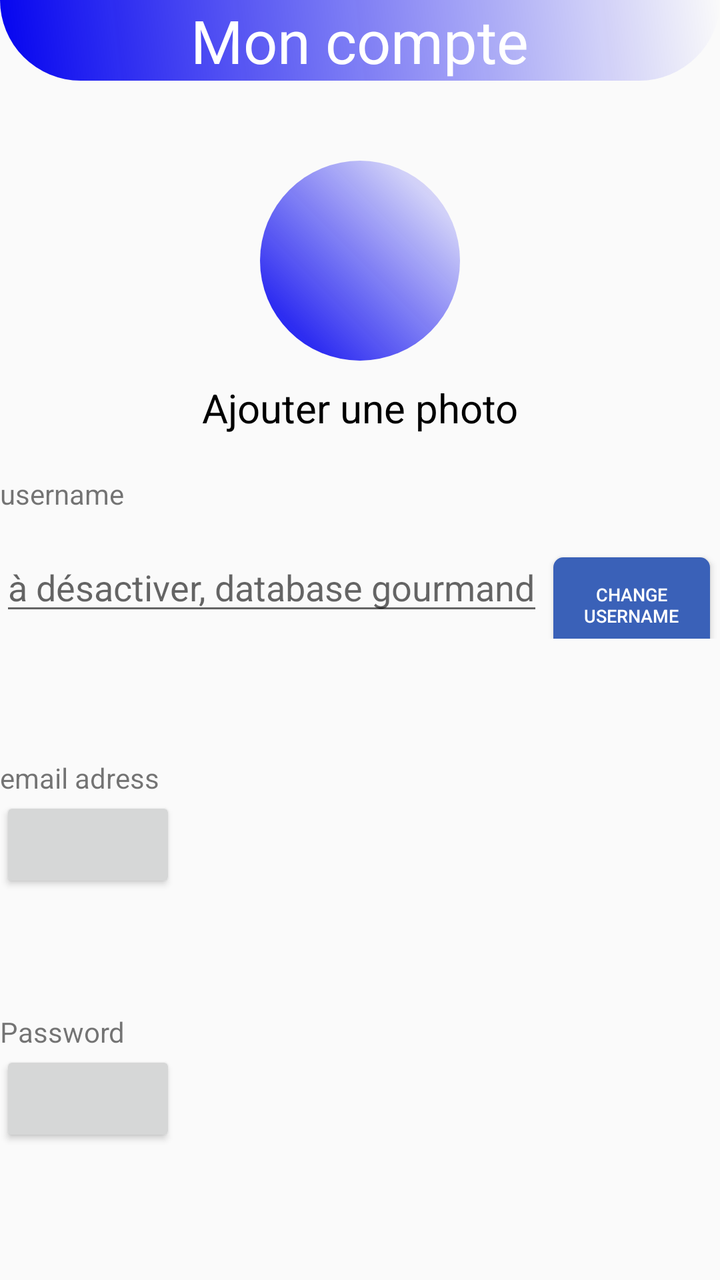
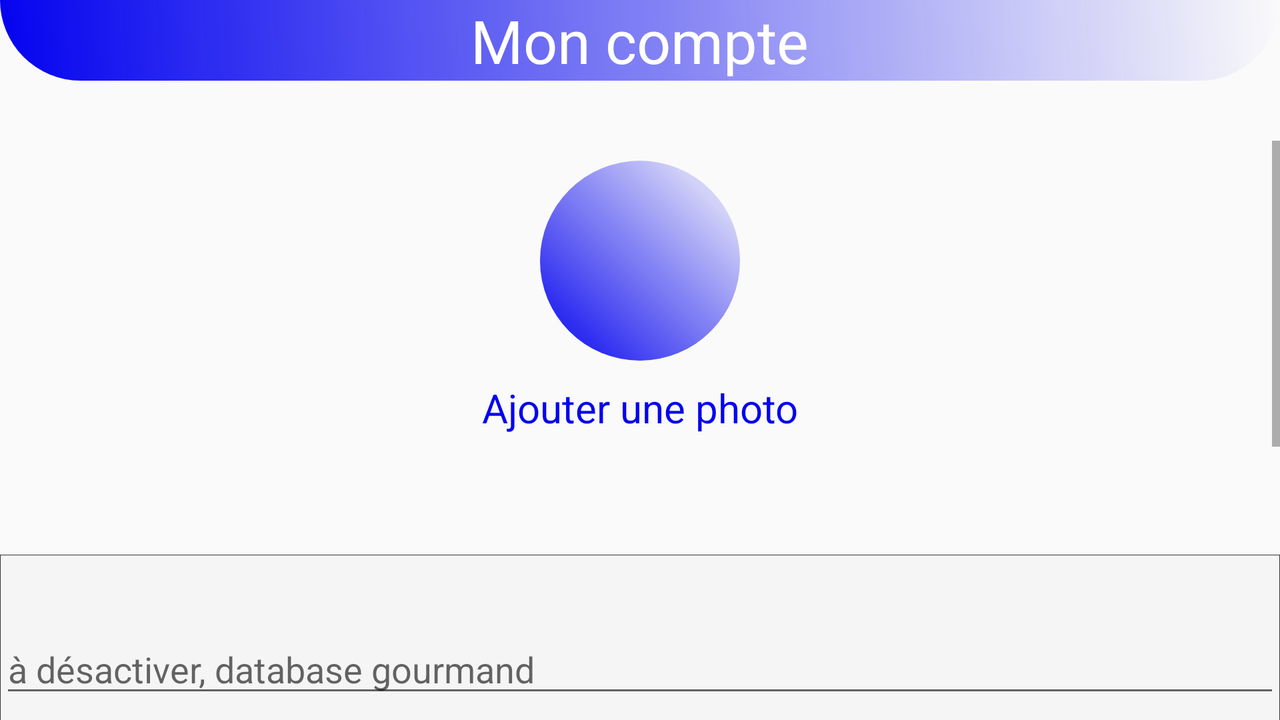

The same Android screen from two of the app's own layout files: first res/layout/ as a phone draws it, then the author's variant for another configuration, drawn on a device whose configuration selects that folder. Both files follow.
<!-- AndroidManifest.xml: application theme AppTheme -->
<!-- res/layout/activity_info_user.xml -->
<?xml version="1.0" encoding="utf-8"?>
<LinearLayout xmlns:android="http://schemas.android.com/apk/res/android"
    xmlns:app="http://schemas.android.com/apk/res-auto"
    xmlns:tools="http://schemas.android.com/tools"
    android:layout_width="match_parent"
    android:layout_height="match_parent"
    tools:context=".InfoUserActivity"
    android:orientation="vertical">
    <LinearLayout
        android:id="@+id/lActionbar_InfoUserActivity"
        android:orientation="horizontal"
        android:layout_width="match_parent"
        android:layout_height="wrap_content"
        android:background="@drawable/style_bandeauapp"
        android:layout_marginBottom="30dp"
        >
        <FrameLayout
            android:layout_width="match_parent"
            android:layout_height="match_parent">
            <TextView
                android:layout_width="wrap_content"
                android:layout_height="wrap_content"
                android:text="Mon compte"
                android:layout_gravity="center"
                android:textColor="#FFF"
                android:textSize="30dp"
                ></TextView>
        </FrameLayout>
    </LinearLayout>
    <LinearLayout
        android:layout_width="match_parent"
        android:layout_height="wrap_content"
        android:orientation="vertical">
        <FrameLayout
            android:id="@+id/lIconUser_infoUserActivity"
            android:layout_width="@dimen/dimen_RoundPicture_ProfilFrag"
            android:layout_height="@dimen/dimen_RoundPicture_ProfilFrag"
            android:layout_gravity="center"
            android:padding="20dp"
            android:background="@drawable/round_profil"
            android:layout_marginTop="10dp">
            <TextView
                android:layout_width="match_parent"
                android:layout_height="match_parent"
                android:background="@drawable/adduser_6464_whiteicon"
                ></TextView>
        </FrameLayout>
        <TextView
            android:id="@+id/tvGreetingsText_ProfilFrag"
            android:layout_width="match_parent"
            android:layout_height="wrap_content"
            android:layout_marginTop="10dp"
            android:text="Ajouter une photo"
            android:gravity="center"
            android:textSize="20dp"
            android:textColor="#000"
            ></TextView>
        <LinearLayout
            android:id="@+id/lUsername_InfoUserActivity"
            android:layout_width="match_parent"
            android:layout_height="wrap_content"
            android:orientation="vertical"
            >
            <TextView
                android:id="@+id/tvUsername_InfoUserActivity"
                android:layout_width="match_parent"
                android:layout_height="wrap_content"
                android:text="username"
                android:layout_marginTop="20dp"
                ></TextView>
            <LinearLayout
                android:layout_width="match_parent"
                android:layout_height="wrap_content"
                android:orientation="horizontal"
                android:layout_marginTop="15dp">
                <EditText
                    android:id="@+id/etNewUsername_InfoUserActivity"
                    android:layout_width="wrap_content"
                    android:layout_height="wrap_content"
                    android:hint="à désactiver, database gourmand"
                    ></EditText>
                <Button
                    android:id="@+id/bChangeUsername_InfoUserActivity"
                    android:text="change Username"
                    android:textSize="9dp"
                    android:layout_width="match_parent"
                    android:layout_height="wrap_content"
                    android:background="@drawable/style_buttonaddlist_popupwindow"
                    android:layout_marginRight="@dimen/marginRight_changeUsernameButton_ProfilFrag"
                    android:layout_marginLeft="@dimen/marginRight_changeUsernameButton_ProfilFrag"
                    android:textColor="#FFF"
                    ></Button>
            </LinearLayout>
        </LinearLayout>
        <LinearLayout
            android:id="@+id/lEmail_InfoUserActivity"
            android:layout_width="match_parent"
            android:layout_height="wrap_content"
            android:orientation="vertical"
            android:layout_marginTop="60dp">
            <TextView
                android:id="@+id/tvEmail_InfoUserActivity"
                android:layout_width="match_parent"
                android:layout_height="wrap_content"
                android:text="email adress"
                ></TextView>
            <Button
                android:id="@+id/bChangeEmail_InfoUserActivity"
                android:layout_width="wrap_content"
                android:layout_height="wrap_content"></Button>
        </LinearLayout>
        <LinearLayout
            android:id="@+id/lPw_InfoUserActivity"
            android:layout_width="match_parent"
            android:layout_height="wrap_content"
            android:orientation="vertical"
            android:layout_marginTop="60dp">
            <TextView
                android:id="@+id/tvPw_InfoUserActivity"
                android:layout_width="match_parent"
                android:layout_height="wrap_content"
                android:text="Password" />
            <Button
                android:id="@+id/bChangePassword_InfoUserActivity"
                android:layout_width="wrap_content"
                android:layout_height="wrap_content"></Button>
        </LinearLayout>

    </LinearLayout>
</LinearLayout>
<!-- resources referenced by this layout -->
<resources>
  <dimen name="dimen_RoundPicture_ProfilFrag">100dp</dimen>
  <dimen name="marginRight_changeUsernameButton_ProfilFrag">5dp</dimen>
  <!-- drawable round_profil (drawable) -->
  <?xml version="1.0" encoding="utf-8"?>
  <shape xmlns:android="http://schemas.android.com/apk/res/android"
      android:shape="oval">
      <gradient android:startColor="@color/couleurBienvenue"
          android:endColor="@color/couleurBandeauAppReserve"
          android:angle="45"></gradient>
      <size android:width="30dp"
          android:height="30dp"></size>
  </shape>
  <!-- drawable style_bandeauapp (drawable) -->
  <?xml version="1.0" encoding="utf-8"?>
  <shape xmlns:android="http://schemas.android.com/apk/res/android"
      android:shape="rectangle">
      <gradient android:startColor="@color/couleurBienvenue"
          android:endColor="@color/couleurBandeauAppReserve"
          android:angle="45"></gradient>
      <corners android:bottomLeftRadius="200dp"
               android:bottomRightRadius="200dp"></corners>
  </shape>
  <!-- drawable style_buttonaddlist_popupwindow (drawable) -->
  <?xml version="1.0" encoding="utf-8"?>
  <selector xmlns:android="http://schemas.android.com/apk/res/android">
      <item android:state_pressed="true">
          <shape android:shape="rectangle">
              <corners android:radius="5dp"></corners>
              <solid android:color="@color/couleurListePrincipale_pressed"></solid>
          </shape>
      </item>
      <item android:state_focused="true">
          <shape android:shape="rectangle">
              <corners android:radius="5dp"></corners>
              <solid android:color="@color/couleurBandeauApp"/>
          </shape>
      </item>
      <item >
          <shape android:shape="rectangle">
              <corners android:radius="5dp"></corners>
              <solid android:color="@color/couleurBandeauApp"/>
          </shape>
      </item>
  </selector>
  <style name="AppTheme" parent="Theme.AppCompat.Light.DarkActionBar">
          
          <item name="colorPrimary">@color/couleurBandeauApp </item>
          <item name="windowNoTitle">true</item>
          <item name="windowActionBar">false</item>
  
      </style>
  <color name="couleurBienvenue">#0403EF</color>
  <color name="couleurListePrincipale_pressed">#1312D2</color>
  <color name="couleurBandeauApp">#3A61B8</color>
</resources>
<!-- res/layout-land/activity_info_user.xml (the author's variant of the layout above) -->
<!-- drawn on the phone turned sideways -->
<?xml version="1.0" encoding="utf-8"?>
<LinearLayout xmlns:android="http://schemas.android.com/apk/res/android"
    xmlns:app="http://schemas.android.com/apk/res-auto"
    xmlns:tools="http://schemas.android.com/tools"
    android:layout_width="match_parent"
    android:layout_height="match_parent"
    tools:context=".InfoUserActivity"
    android:orientation="vertical">
    <LinearLayout
        android:id="@+id/lActionbar_InfoUserActivity"
        android:orientation="horizontal"
        android:layout_width="match_parent"
        android:layout_height="wrap_content"
        android:background="@drawable/style_bandeauapp"
        android:layout_marginBottom="30dp"
        >
        <FrameLayout
            android:layout_width="match_parent"
            android:layout_height="match_parent">
            <TextView
                android:layout_width="wrap_content"
                android:layout_height="wrap_content"
                android:text="Mon compte"
                android:layout_gravity="center"
                android:textColor="#FFF"
                android:textSize="30dp"
                ></TextView>
        </FrameLayout>
    </LinearLayout>

    <ScrollView
        android:layout_width="match_parent"
        android:layout_height="match_parent">

        <LinearLayout
            android:id="@+id/lLayout_InfoUserActivity"
            android:layout_width="match_parent"
            android:layout_height="match_parent"
            android:orientation="vertical"
            >

            <LinearLayout
                android:layout_width="match_parent"
                android:layout_height="match_parent"
                android:orientation="vertical">

                <FrameLayout
                    android:id="@+id/lIconUser_infoUserActivity"
                    android:layout_width="@dimen/dimen_RoundPicture_ProfilFrag"
                    android:layout_height="@dimen/dimen_RoundPicture_ProfilFrag"
                    android:layout_gravity="center"
                    android:layout_marginTop="10dp"
                    android:background="@drawable/round_profil"
                    android:padding="20dp">

                    <TextView
                        android:layout_width="match_parent"
                        android:layout_height="match_parent"
                        android:background="@drawable/adduser_6464_whiteicon"></TextView>
                </FrameLayout>

                <TextView
                    android:id="@+id/tvGreetingsText_ProfilFrag"
                    android:layout_width="match_parent"
                    android:layout_height="wrap_content"
                    android:layout_marginTop="10dp"
                    android:gravity="center"
                    android:text="Ajouter une photo"
                    android:textColor="@color/couleurBienvenue"
                    android:textSize="20dp"></TextView>
            </LinearLayout>

            <LinearLayout
                android:layout_width="match_parent"
                android:layout_height="match_parent"
                android:layout_gravity="center"
                android:layout_marginTop="60dp"
                android:background="@drawable/style_background_layout_infos_infouser_activity"
                android:orientation="vertical">

                <EditText
                    android:id="@+id/etNewUsername_InfoUserActivity"
                    android:layout_width="match_parent"
                    android:layout_height="wrap_content"
                    android:inputType="text"
                    android:layout_gravity="center"
                    android:layout_marginTop="@dimen/marginTopBetweenInfos_InfoUserActivity"
                    android:gravity="left"
                    android:hint="à désactiver, database gourmand"></EditText>

                <TextView
                    android:id="@+id/tvEmail_InfoUserActivity"
                    android:layout_width="match_parent"
                    android:layout_height="wrap_content"
                    android:inputType="textWebEmailAddress"
                    android:layout_gravity="center"
                    android:layout_marginTop="@dimen/marginTopBetweenInfos_InfoUserActivity"
                    android:gravity="left"
                    android:text="email adress"></TextView>

                <EditText
                    android:id="@+id/tvPw_InfoUserActivity"
                    android:layout_width="match_parent"
                    android:layout_height="wrap_content"
                    android:inputType="textPassword"
                    android:layout_gravity="center"
                    android:layout_marginTop="@dimen/marginTopBetweenInfos_InfoUserActivity"
                    android:layout_marginBottom="@dimen/marginTopBetweenInfos_InfoUserActivity"
                    android:gravity="left"
                    android:text="Password" />
            </LinearLayout>
            <FrameLayout
                android:id="@+id/lFrameLayout_ButtonChangeInfos_InfoUserActivity"
                android:layout_width="match_parent"
                android:layout_height="100dp">
                <Button
                    android:id="@+id/bChangeInfos_InfosUserActivity"
                    android:layout_width="match_parent"
                    android:layout_height="40dp"
                    android:layout_gravity="center|bottom"
                    android:layout_marginLeft="@dimen/marginLeftRight_List_VocabFrag"
                    android:layout_marginRight="@dimen/marginLeftRight_List_VocabFrag"
                    android:layout_marginBottom="15dp"
                    android:background="@drawable/style_list"
                    android:text="Enregistrer les modificattions"
                    android:textAllCaps="false"
                    android:textColor="#FFF"></Button>
            </FrameLayout>

        </LinearLayout>
    </ScrollView>
</LinearLayout>
<!-- resources referenced by the variant -->
<!-- as the phone turned sideways resolves them -->
<resources>
  <color name="couleurBienvenue">#0403EF</color>
  <dimen name="dimen_RoundPicture_ProfilFrag">100dp</dimen>
  <dimen name="marginLeftRight_List_VocabFrag">25dp</dimen>
  <dimen name="marginTopBetweenInfos_InfoUserActivity">35dp</dimen>
  <!-- drawable round_profil (drawable) -->
  <?xml version="1.0" encoding="utf-8"?>
  <shape xmlns:android="http://schemas.android.com/apk/res/android"
      android:shape="oval">
      <gradient android:startColor="@color/couleurBienvenue"
          android:endColor="@color/couleurBandeauAppReserve"
          android:angle="45"></gradient>
      <size android:width="30dp"
          android:height="30dp"></size>
  </shape>
  <!-- drawable style_background_layout_infos_infouser_activity (drawable) -->
  <?xml version="1.0" encoding="utf-8"?>
  <shape xmlns:android="http://schemas.android.com/apk/res/android"
      android:shape="rectangle">
      <stroke android:color="#333" android:width="0.1dp"></stroke>
      <solid android:color="#F5F5F5"></solid>
  </shape>
  <!-- drawable style_bandeauapp (drawable) -->
  <?xml version="1.0" encoding="utf-8"?>
  <shape xmlns:android="http://schemas.android.com/apk/res/android"
      android:shape="rectangle">
      <gradient android:startColor="@color/couleurBienvenue"
          android:endColor="@color/couleurBandeauAppReserve"
          android:angle="45"></gradient>
      <corners android:bottomLeftRadius="200dp"
               android:bottomRightRadius="200dp"></corners>
  </shape>
  <!-- drawable style_list (drawable) -->
  <?xml version="1.0" encoding="utf-8"?>
  <selector xmlns:android="http://schemas.android.com/apk/res/android">
  <item android:state_pressed="true">
      <shape android:shape="rectangle">
          <corners android:radius="25dp"></corners>
          <solid android:color="@color/couleurListePrincipale_pressed"></solid>
      </shape>
  </item>
  <item android:state_focused="true">
      <shape android:shape="rectangle">
          <corners android:radius="25dp"></corners>
          <solid android:color="@color/couleurBienvenue"/>
      </shape>
  </item>
  <item >
      <shape android:shape="rectangle">
          <corners android:radius="25dp"></corners>
          <solid android:color="@color/couleurBienvenue"/>
      </shape>
  </item>
  </selector>
  <style name="AppTheme" parent="Theme.AppCompat.Light.DarkActionBar">
          
          <item name="colorPrimary">@color/couleurBandeauApp </item>
          <item name="windowNoTitle">true</item>
          <item name="windowActionBar">false</item>
  
      </style>
  <color name="couleurListePrincipale_pressed">#1312D2</color>
  <color name="couleurBandeauApp">#3A61B8</color>
</resources>
